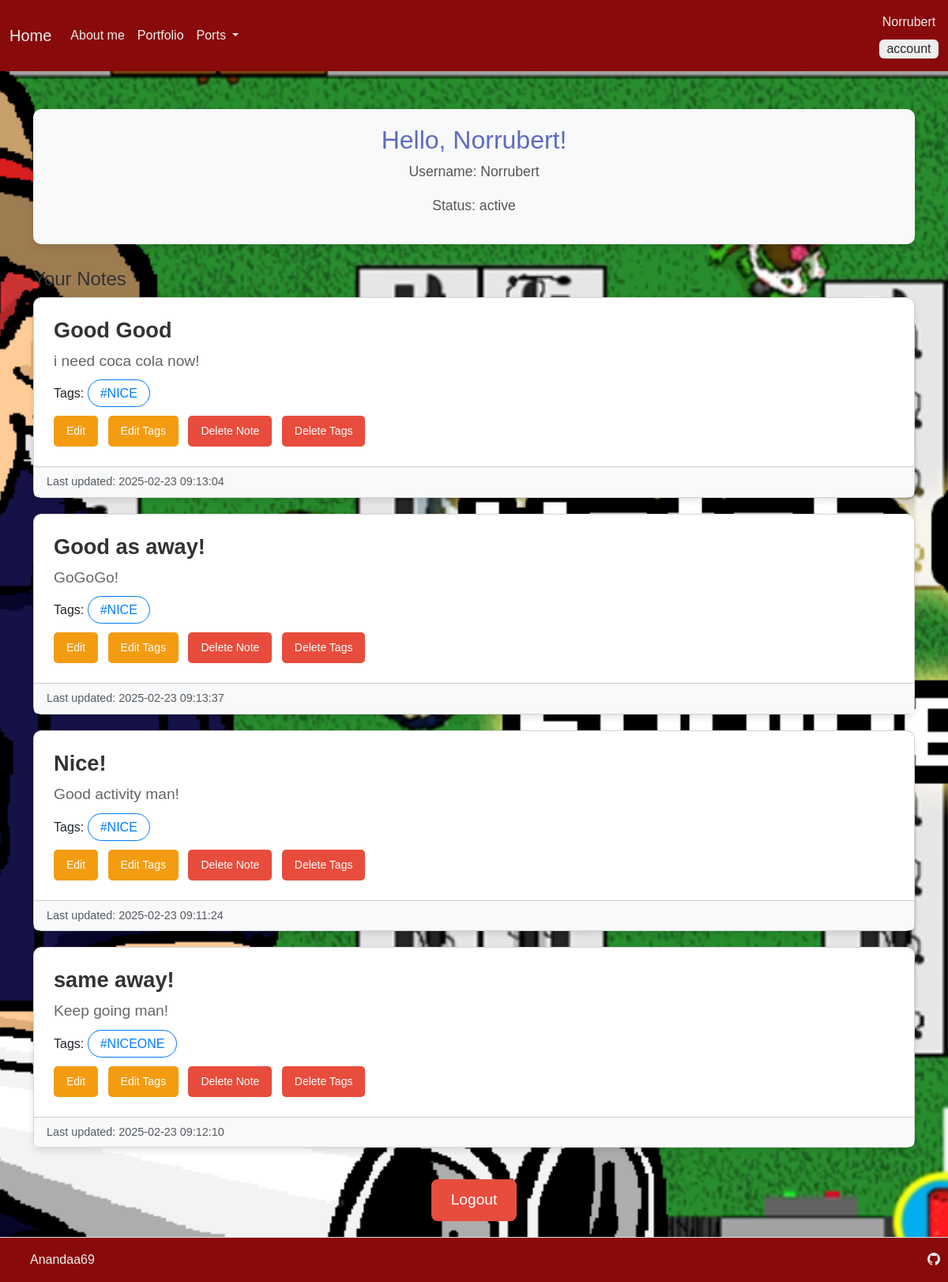
Screenshot of /manage_account (signed in) with the database file from the repository.
### port_web/models/models.py (models this page shows, shortened)
class User(db.Model, UserMixin):
    __tablename__ = "users"
    id = db.Column(db.Integer, primary_key=True)
    name = db.Column(db.String)
    username = db.Column(db.String)
    status = db.Column(db.String, default="active")
    _password_hash = db.Column(db.String)
    created_date = mapped_column(sa.DateTime(timezone=True), server_default=func.now())
    updated_date = mapped_column(sa.DateTime(timezone=True), server_default=func.now())
    roles: Mapped[list[Role]] = relationship(secondary=user_roles)
    @hybrid_property
    def password_hash(self):
        raise Exception("Password hashes may not be viewed.")
    serialize_rules = "_password_hash"

class Note(db.Model):
    __tablename__ = "notes"
    id: Mapped[int] = mapped_column(sa.Integer, primary_key=True)
    title: Mapped[str] = mapped_column(sa.String, nullable=False)
    description: Mapped[str] = mapped_column(sa.Text)
    tags: Mapped[list[Tag]] = relationship(secondary=note_tag_m2m)
    create_date = mapped_column(sa.DateTime(timezone=True), server_default=func.now())
    update_date = mapped_column(sa.DateTime(timezone=True), server_default=func.now())
    portfolio_id: Mapped[int] = mapped_column(sa.Integer, nullable=True)
    user_id: Mapped[int] = mapped_column(sa.Integer, sa.ForeignKey('users.id'), nullable=False)
    author: Mapped[str] = mapped_column(sa.String, nullable=True)

class Tag(db.Model):
    __tablename__ = "tags"
    id: Mapped[int] = mapped_column(sa.Integer, primary_key=True)
    name: Mapped[str] = mapped_column(sa.String, nullable=False)
    created_date = mapped_column(sa.DateTime(timezone=True), server_default=func.now())

### port_web/portapp.py (the view)
@app.route("/manage_account")
@login_required  # Make sure user is logged in to access this page
def manage_account():
    user = User.query.get(current_user.id)  # Get the current logged-in user
    db = models.db
    notes = db.session.execute(
        db.select(models.Note).order_by(models.Note.title)
    ).scalars()
    return render_template("manage_account.html", user=user, notes=notes)

### port_web/auth/acl.py (called while the page is built)
@login_manager.user_loader
def load_user(user_id):
    return models.User.query.get(int(user_id)) #กำหนดการโหลดผู้ใช่งานจาก ID

### port_web/templates/manage_account.html (shortened to what this page needs)
{% extends 'base.html' %}
{% block body %}
<div class="container mt-5">
    <div class="account-info">
        <h3>Hello, {{ user.name }}!</h3>
        <p>Username: {{ user.username }}</p>
        <p>Status: {{ user.status }}</p>
    </div>
    <h4>Your Notes</h4>
    {% for note in notes %}
    {% if current_user.is_authenticated and note.user_id == current_user.id %}
    <div class="card note-card">
        <div class="card-body">
            <h5 class="card-title">{{ note.title }}</h5>
            <p class="card-text">{{ note.description }}</p>
            {% if note.tags %}
            <div class="tag-list">
                Tags:
                {% for tag in note.tags %}
                <a href="{{ url_for('tags_view', tag_views=tag.name) }}">{{ tag.name }}</a>
                {% endfor %}
            </div>
            {% else %}
            <p>No tags available</p>
            {% endif %}
            <div class="mt-3">
                {% for t in note.tags %}
                <a href="{{ url_for('update_note', tag_id=t.id, next_page = 1) }}" class="btn btn-action btn-sm me-2">Edit</a>
                <a href="{{ url_for('update_tags', tag_id=t.id, next_page = 1) }}" class="btn btn-action btn-sm me-2">Edit Tags</a>
                <a href="{{ url_for('delete_note', tag_id=t.id, next_page = 1) }}" class="btn btn-delete btn-sm me-2">Delete Note</a>
                <a href="{{ url_for('delete_tags', tag_id=t.id, next_page = 1) }}" class="btn btn-delete btn-sm">Delete Tags</a>
                {% endfor %}
            </div>
        </div>
        <div class="card-footer text-muted">
            Last updated: {{ note.update_date }}
        </div>
    </div>
    {% endif %}
    {% endfor %}
    <div class="logout-container">
        <a href="{{ url_for('logout') }}" style="margin-bottom: 20px;">
            <button class="btn btn-sign-out">Logout</button>
        </a>
    </div>
</div>
{% endblock %}

### port_web/templates/base.html (shortened to what this page needs)
<!DOCTYPE html>
<html>
<head>
    <link href="https://cdn.jsdelivr.net/npm/bootstrap@5.3.3/dist/css/bootstrap.min.css" rel="stylesheet"
>
    <link href="https://cdn.jsdelivr.net/npm/bootstrap-icons/font/bootstrap-icons.css" rel="stylesheet">
</head>
<body class="d-flex flex-column" style="min-height: 100vh;">
    <nav class="navbar navbar-expand-lg sticky-top" style="background-color: #890a0b;">
        <div class="container-fluid">
            <a class="navbar-brand" href="{{ url_for('main')}}">Home</a>
            <div class="collapse navbar-collapse" id="navbarNavDropdown">
                <ul class="navbar-nav">
                    <li class="nav-item">
                        <a class="nav-link" href="{{ url_for('about_me') }}">About me</a>
                    </li>
                    <li class="nav-item">
                        <a class="nav-link" href="{{ url_for('ports') }}">Portfolio</a>
                    </li>
                    <li class="nav-item dropdown">
                        <a class="nav-link dropdown-toggle" href="#" role="button" data-bs-toggle="dropdown"
                            aria-expanded="false">
                            Ports
                        </a>
                    </li>
                </ul>
                <div class="d-flex ms-auto">
                    <span class="navbar-text">
                        {% if current_user.is_authenticated %}
                        <div class="d-flex flex-column align-items-center w-100">
                            <span style="color: #eeeeee; margin-bottom: 10px;" >{{ current_user.username }}</span>
                            <a class="nav-link mt-auto align-self-center btn" href="{{ url_for('manage_account') }}"
                                style="color: #2b2b2b; background-color: #eeeeee; width: 75px;">account</a>
                        </div>
                        {% else %}
                        <a class="nav-link" href="{{ url_for('register') }}" style="color: #eeeeee">sign in</a>
                        {% endif %}
                    </span>
                </div>
            </div>
        </div>
    </nav>
    <div class="flex-grow-1">
        {% block body %}{% endblock %}
    </div>
</body>
<div>
    <footer class="d-flex flex-wrap justify-content-between align-items-center py-3 border-top mt-auto"
        style="background-color: #890a0b;">
        <div class="col-md-4 d-flex align-items-center">
            <a href="/" class="mb-3 me-2 mb-md-0 text-decoration-none lh-1" style="color: #eeeeee;">
                <svg class="bi" width="30" height="24">
                    <use xlink:href="#bootstrap"></use>
                </svg>
            </a>
            <span class="mb-3 mb-md-0" style="color: #eeeeee;">Anandaa69</span>
        </div>
        <ul class="nav col-md-4 justify-content-end list-unstyled d-flex" style="padding-right: 10px;">
            <li class="ms-3"><a href="https://github.com/Anandaa69" style="color: #eeeeee;"><i class="bi bi-github"
                        width="24" height="24"></i></a></li>
        </ul>
    </footer>
</div>
</html>

### port_web/templates/manage_account.html (style rules this page uses)
body { background-color: #f4f7fc; color: #333; }
.account-info { background-color: #f8f9fa; padding: 20px; border-radius: 10px; box-shadow: 0 4px 10px rgba(0, 0, 0, 0.1); margin-bottom: 30px; text-align: center; }
.account-info h3 { font-size: 2em; color: #5c6bc0; }
.account-info p { font-size: 1.1em; color: #555; }
.note-card { border-radius: 10px; box-shadow: 0 4px 8px rgba(0, 0, 0, 0.1); margin-bottom: 20px; background-color: #fff; transition: transform 0.3s ease; }
.note-card .card-body { padding: 25px; }
.note-card .card-title { font-size: 1.7em; color: #333; font-weight: bold; }
.note-card .card-text { font-size: 1.2em; color: #666; margin-bottom: 15px; }
.note-card .card-footer { background-color: #f8f9fa; font-size: 0.9em; color: #888; }
.tag-list { margin-top: 15px; font-size: 1em; }
.tag-list a { text-decoration: none; color: #007bff; padding: 8px 15px; border: 1px solid #007bff; border-radius: 20px; margin-right: 10px; transition: background-color 0.3s, color 0.3s; }
.btn-action { background-color: #f39c12; color: white; border-radius: 5px; padding: 8px 15px; margin-right: 10px; transition: background-color 0.3s ease; }
.btn-delete { background-color: #e74c3c; color: white; border-radius: 5px; padding: 8px 15px; margin-right: 10px; transition: background-color 0.3s ease; }
.btn-sign-out { background-color: #e74c3c; color: white; border: none; padding: 12px 25px; border-radius: 8px; font-size: 1.2em; transition: background-color 0.3s ease; }
.logout-container { display: flex; justify-content: center; margin-top: 40px; }

### rows the page displays
User: username "Norrubert", name "Norrubert", status "active"
Note: title "Good Good", description "i need coca cola now!", update_date "2025-02-23 09:13:04"
Tag: name "#NICE"
Note: title "Good as away!", description "GoGoGo!", update_date "2025-02-23 09:13:37"
Note: title "Nice!", description "Good activity man!", update_date "2025-02-23 09:11:24"
Note: title "same away!", description "Keep going man!", update_date "2025-02-23 09:12:10"
Tag: name "#NICEONE"
